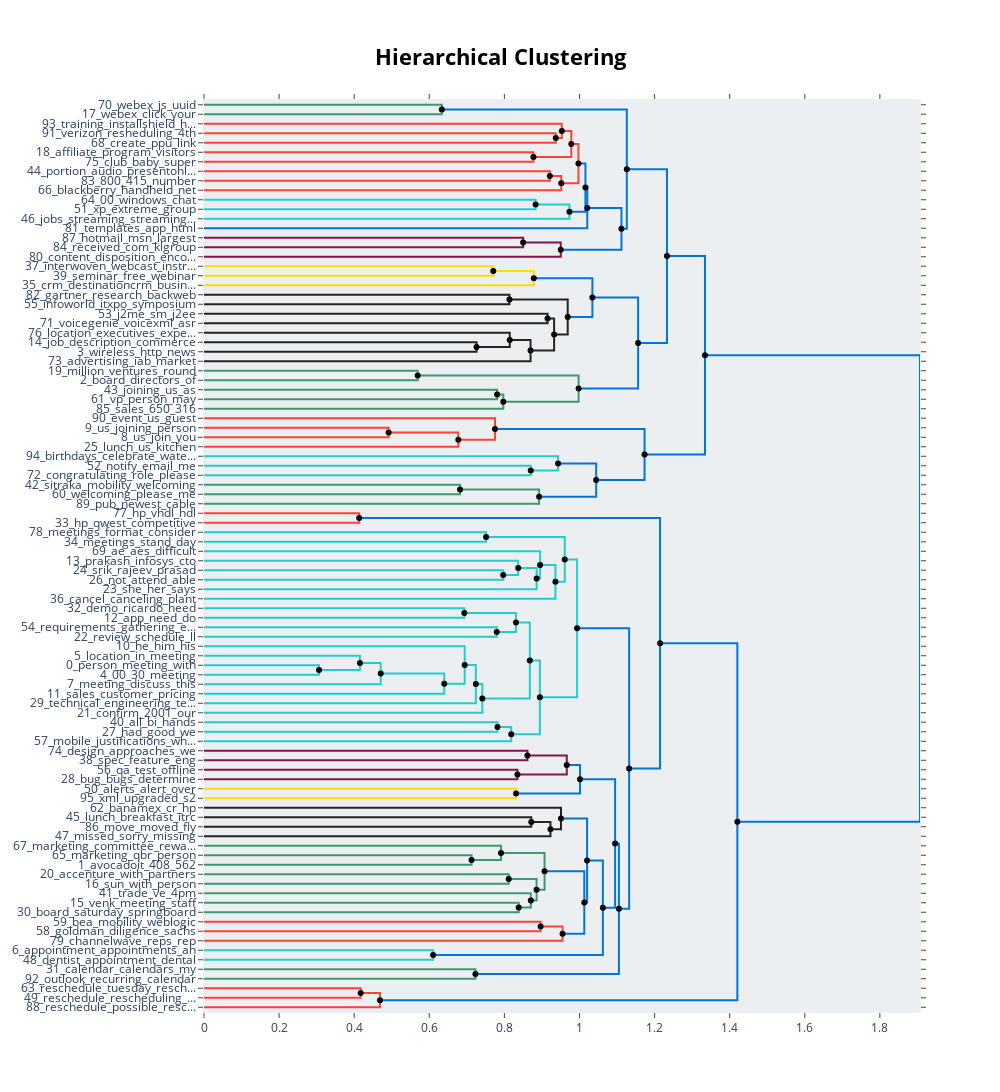

The code cell stored with this chart in its notebook:
### Code cell
topic_model.visualize_hierarchy(hierarchical_topics=hierarchical_topics)

### Figure 1 — Plotly figure (JSON) as saved in the notebook; plotly's stock layout.template omitted (floating-point values rounded to 4 significant figures)
{"data": [{"hoverinfo": "text", "marker": {"color": "rgb(61,153,112)"}, "mode": "lines", "text": ["webex_js_uuid_url_password", "", "", "webex_click_your_level_presentation"], "type": "scatter", "x": [0, 0.6333, 0.6333, 0], "xaxis": "x", "y": [-5, -5, -15, -15], "yaxis": "y"}, {"hoverinfo": "text", "marker": {"color": "rgb(255,65,54)"}, "mode": "lines", "text": ["verizon_resheduling_4th_dec_dummy", "", "", "create_ppu_link_entry_registration"], "type": "scatter", "x": [0, 0.9368, 0.9368, 0], "xaxis": "x", "y": [-35, -35, -45, -45], "yaxis": "y"}, {"hoverinfo": "text", "marker": {"color": "rgb(255,65,54)"}, "mode": "lines", "text": ["training_installshield_here_orientation_hello", "", "", "verizon_create_ppu_resheduling_link"], "type": "scatter", "x": [0, 0.9529, 0.9529, 0.9368], "xaxis": "x", "y": [-25, -25, -40, -40], "yaxis": "y"}, {"hoverinfo": "text", "marker": {"color": "rgb(255,65,54)"}, "mode": "lines", "text": ["affiliate_program_visitors_commission_earning", "", "", "club_baby_super_free_books"], "type": "scatter", "x": [0, 0.8774, 0.8774, 0], "xaxis": "x", "y": [-55, -55, -65, -65], "yaxis": "y"}, {"hoverinfo": "text", "marker": {"color": "rgb(255,65,54)"}, "mode": "lines", "text": ["verizon_training_create_ppu_resheduling", "", "", "affiliate_program_visitors_commission_site"], "type": "scatter", "x": [0.9529, 0.9783, 0.9783, 0.8774], "xaxis": "x", "y": [-32.5, -32.5, -60, -60], "yaxis": "y"}, {"hoverinfo": "text", "marker": {"color": "rgb(255,65,54)"}, "mode": "lines", "text": ["portion_audio_presentonline_ten_conference", "", "", "800_415_number_st_suite"], "type": "scatter", "x": [0, 0.9211, 0.9211, 0], "xaxis": "x", "y": [-75, -75, -85, -85], "yaxis": "y"}, {"hoverinfo": "text", "marker": {"color": "rgb(255,65,54)"}, "mode": "lines", "text": ["portion_audio_presentonline_ten_conference", "", "", "blackberry_handheld_net_my_wireless"], "type": "scatter", "x": [0.9211, 0.9515, 0.9515, 0], "xaxis": "x", "y": [-80, -80, -95, -95], "yaxis": "y"}, {"hoverinfo": "text", "marker": {"color": "rgb(255,65,54)"}, "mode": "lines", "text": ["affiliate_program_visitors_commission_site", "", "", "portion_blackberry_audio_handheld_presentonline"], "type": "scatter", "x": [0.9783, 0.9972, 0.9972, 0.9515], "xaxis": "x", "y": [-46.25, -46.25, -87.5, -87.5], "yaxis": "y"}, {"hoverinfo": "text", "marker": {"color": "rgb(35,205,205)"}, "mode": "lines", "text": ["00_windows_chat_visual_gmt", "", "", "xp_extreme_group_employer_interested"], "type": "scatter", "x": [0, 0.8831, 0.8831, 0], "xaxis": "x", "y": [-105, -105, -115, -115], "yaxis": "y"}, {"hoverinfo": "text", "marker": {"color": "rgb(35,205,205)"}, "mode": "lines", "text": ["xp_00_windows_chat_visual", "", "", "jobs_streaming_streamingmedia_media_corporation"], "type": "scatter", "x": [0.8831, 0.9733, 0.9733, 0], "xaxis": "x", "y": [-110, -110, -125, -125], "yaxis": "y"}, {"hoverinfo": "text", "marker": {"color": "rgb(0,116,217)"}, "mode": "lines", "text": ["affiliate_portion_blackberry_program_visitors", "", "", "jobs_streaming_streamingmedia_xp_media"], "type": "scatter", "x": [0.9972, 1.016, 1.016, 0.9733], "xaxis": "x", "y": [-66.88, -66.88, -117.5, -117.5], "yaxis": "y"}, {"hoverinfo": "text", "marker": {"color": "rgb(0,116,217)"}, "mode": "lines", "text": ["jobs_affiliate_streaming_portion_blackberry", "", "", "templates_app_html_src_usa"], "type": "scatter", "x": [1.016, 1.021, 1.021, 0], "xaxis": "x", "y": [-92.19, -92.19, -135, -135], "yaxis": "y"}, {"hoverinfo": "text", "marker": {"color": "rgb(133,20,75)"}, "mode": "lines", "text": ["hotmail_msn_largest_mail_world", "", "", "received_com_klgroup_esmtp_msdirect"], "type": "scatter", "x": [0, 0.8499, 0.8499, 0], "xaxis": "x", "y": [-145, -145, -155, -155], "yaxis": "y"}, {"hoverinfo": "text", "marker": {"color": "rgb(133,20,75)"}, "mode": "lines", "text": ["received_com_mail_klgroup_esmtp", "", "", "content_disposition_encoding_transfer_base64"], "type": "scatter", "x": [0.8499, 0.9502, 0.9502, 0], "xaxis": "x", "y": [-150, -150, -165, -165], "yaxis": "y"}, {"hoverinfo": "text", "marker": {"color": "rgb(0,116,217)"}, "mode": "lines", "text": ["templates_app_html_src_usa", "", "", "received_content_com_mail_klgroup"], "type": "scatter", "x": [1.021, 1.112, 1.112, 0.9502], "xaxis": "x", "y": [-113.6, -113.6, -157.5, -157.5], "yaxis": "y"}, {"hoverinfo": "text", "marker": {"color": "rgb(0,116,217)"}, "mode": "lines", "text": ["webex_password_click_confid_time", "", "", "templates_app_html_src_usa"], "type": "scatter", "x": [0.6333, 1.126, 1.126, 1.112], "xaxis": "x", "y": [-10, -10, -135.5, -135.5], "yaxis": "y"}, {"hoverinfo": "text", "marker": {"color": "rgb(255,220,0)"}, "mode": "lines", "text": ["interwoven_webcast_instructions_seminar_metatagger", "", "", "seminar_free_webinar_radview_web"], "type": "scatter", "x": [0, 0.7704, 0.7704, 0], "xaxis": "x", "y": [-175, -175, -185, -185], "yaxis": "y"}, {"hoverinfo": "text", "marker": {"color": "rgb(255,220,0)"}, "mode": "lines", "text": ["interwoven_seminar_webcast_free_web", "", "", "crm_destinationcrm_businesses_siebel_boards"], "type": "scatter", "x": [0.7704, 0.8784, 0.8784, 0], "xaxis": "x", "y": [-180, -180, -195, -195], "yaxis": "y"}, {"hoverinfo": "text", "marker": {"color": "rgb(40,35,35)"}, "mode": "lines", "text": ["gartner_research_backweb_register_vice", "", "", "infoworld_itxpo_symposium_topic_forums"], "type": "scatter", "x": [0, 0.8135, 0.8135, 0], "xaxis": "x", "y": [-205, -205, -215, -215], "yaxis": "y"}, {"hoverinfo": "text", "marker": {"color": "rgb(40,35,35)"}, "mode": "lines", "text": ["j2me_sm_j2ee_jcp_jrun", "", "", "voicegenie_voicexml_asr_voice_gateway"], "type": "scatter", "x": [0, 0.915, 0.915, 0], "xaxis": "x", "y": [-225, -225, -235, -235], "yaxis": "y"}, {"hoverinfo": "text", "marker": {"color": "rgb(40,35,35)"}, "mode": "lines", "text": ["job_description_commerce_business_company", "", "", "wireless_http_news_allnetdevices_ee882a5"], "type": "scatter", "x": [0, 0.7259, 0.7259, 0], "xaxis": "x", "y": [-255, -255, -265, -265], "yaxis": "y"}, {"hoverinfo": "text", "marker": {"color": "rgb(40,35,35)"}, "mode": "lines", "text": ["location_executives_experienced_come_in", "", "", "wireless_http_news_allnetdevices_ee882a5"], "type": "scatter", "x": [0, 0.8143, 0.8143, 0.7259], "xaxis": "x", "y": [-245, -245, -260, -260], "yaxis": "y"}, {"hoverinfo": "text", "marker": {"color": "rgb(40,35,35)"}, "mode": "lines", "text": ["wireless_http_news_allnetdevices_ee882a5", "", "", "advertising_iab_market_audiences_advertisers"], "type": "scatter", "x": [0.8143, 0.8697, 0.8697, 0], "xaxis": "x", "y": [-252.5, -252.5, -275, -275], "yaxis": "y"}, {"hoverinfo": "text", "marker": {"color": "rgb(40,35,35)"}, "mode": "lines", "text": ["voicegenie_voicexml_j2me_sm_j2ee", "", "", "wireless_http_news_allnetdevices_ee882a5"], "type": "scatter", "x": [0.915, 0.9324, 0.9324, 0.8697], "xaxis": "x", "y": [-230, -230, -263.8, -263.8], "yaxis": "y"}, {"hoverinfo": "text", "marker": {"color": "rgb(40,35,35)"}, "mode": "lines", "text": ["infoworld_gartner_itxpo_symposium_analysts", "", "", "wireless_http_news_allnetdevices_internet"], "type": "scatter", "x": [0.8135, 0.9686, 0.9686, 0.9324], "xaxis": "x", "y": [-210, -210, -246.9, -246.9], "yaxis": "y"}, {"hoverinfo": "text", "marker": {"color": "rgb(0,116,217)"}, "mode": "lines", "text": ["interwoven_crm_seminar_free_webcast", "", "", "http_wireless_news_allnetdevices_com"], "type": "scatter", "x": [0.8784, 1.034, 1.034, 0.9686], "xaxis": "x", "y": [-187.5, -187.5, -228.4, -228.4], "yaxis": "y"}, {"hoverinfo": "text", "marker": {"color": "rgb(61,153,112)"}, "mode": "lines", "text": ["million_ventures_round_investors_capital", "", "", "board_directors_of_president_person"], "type": "scatter", "x": [0, 0.5692, 0.5692, 0], "xaxis": "x", "y": [-285, -285, -295, -295], "yaxis": "y"}, {"hoverinfo": "text", "marker": {"color": "rgb(61,153,112)"}, "mode": "lines", "text": ["joining_us_as_consultant_joined", "", "", "vp_person_may_analysts_development"], "type": "scatter", "x": [0, 0.7806, 0.7806, 0], "xaxis": "x", "y": [-305, -305, -315, -315], "yaxis": "y"}, {"hoverinfo": "text", "marker": {"color": "rgb(61,153,112)"}, "mode": "lines", "text": ["vp_person_may_development_analysts", "", "", "sales_650_316_wealthy_vp"], "type": "scatter", "x": [0.7806, 0.7971, 0.7971, 0], "xaxis": "x", "y": [-310, -310, -325, -325], "yaxis": "y"}, {"hoverinfo": "text", "marker": {"color": "rgb(61,153,112)"}, "mode": "lines", "text": ["board_directors_of_president_person", "", "", "vp_person_joining_may_sales"], "type": "scatter", "x": [0.5692, 0.9976, 0.9976, 0.7971], "xaxis": "x", "y": [-290, -290, -317.5, -317.5], "yaxis": "y"}, {"hoverinfo": "text", "marker": {"color": "rgb(0,116,217)"}, "mode": "lines", "text": ["http_wireless_news_com_allnetdevices", "", "", "board_directors_of_person_president"], "type": "scatter", "x": [1.034, 1.156, 1.156, 0.9976], "xaxis": "x", "y": [-208.0, -208.0, -303.8, -303.8], "yaxis": "y"}, {"hoverinfo": "text", "marker": {"color": "rgb(0,116,217)"}, "mode": "lines", "text": ["templates_app_html_src_usa", "", "", "http_of_board_wireless_com"], "type": "scatter", "x": [1.126, 1.233, 1.233, 1.156], "xaxis": "x", "y": [-72.77, -72.77, -255.9, -255.9], "yaxis": "y"}, {"hoverinfo": "text", "marker": {"color": "rgb(255,65,54)"}, "mode": "lines", "text": ["us_joining_person_join_be", "", "", "us_join_you_hope_if"], "type": "scatter", "x": [0, 0.4917, 0.4917, 0], "xaxis": "x", "y": [-345, -345, -355, -355], "yaxis": "y"}, {"hoverinfo": "text", "marker": {"color": "rgb(255,65,54)"}, "mode": "lines", "text": ["us_join_you_joining_be", "", "", "lunch_us_kitchen_dinner_join"], "type": "scatter", "x": [0.4917, 0.6773, 0.6773, 0], "xaxis": "x", "y": [-350, -350, -365, -365], "yaxis": "y"}, {"hoverinfo": "text", "marker": {"color": "rgb(255,65,54)"}, "mode": "lines", "text": ["event_us_guest_gratitude_special", "", "", "us_join_you_joining_if"], "type": "scatter", "x": [0, 0.775, 0.775, 0.6773], "xaxis": "x", "y": [-335, -335, -357.5, -357.5], "yaxis": "y"}, {"hoverinfo": "text", "marker": {"color": "rgb(35,205,205)"}, "mode": "lines", "text": ["notify_email_me_please_any", "", "", "congratulating_role_please_me_his"], "type": "scatter", "x": [0, 0.8702, 0.8702, 0], "xaxis": "x", "y": [-385, -385, -395, -395], "yaxis": "y"}, {"hoverinfo": "text", "marker": {"color": "rgb(35,205,205)"}, "mode": "lines", "text": ["birthdays_celebrate_watermelon_occasion_wedding", "", "", "congratulating_notify_me_please_new"], "type": "scatter", "x": [0, 0.9431, 0.9431, 0.8702], "xaxis": "x", "y": [-375, -375, -390, -390], "yaxis": "y"}, {"hoverinfo": "text", "marker": {"color": "rgb(61,153,112)"}, "mode": "lines", "text": ["sitraka_mobility_welcoming_professional_sweetums", "", "", "welcoming_please_me_supporting_in"], "type": "scatter", "x": [0, 0.6819, 0.6819, 0], "xaxis": "x", "y": [-405, -405, -415, -415], "yaxis": "y"}, {"hoverinfo": "text", "marker": {"color": "rgb(61,153,112)"}, "mode": "lines", "text": ["sitraka_welcoming_mobility_me_please", "", "", "pub_newest_cable_sponsor_center"], "type": "scatter", "x": [0.6819, 0.8925, 0.8925, 0], "xaxis": "x", "y": [-410, -410, -425, -425], "yaxis": "y"}, {"hoverinfo": "text", "marker": {"color": "rgb(0,116,217)"}, "mode": "lines", "text": ["congratulating_notify_me_please_new", "", "", "welcoming_sitraka_mobility_pub_newest"], "type": "scatter", "x": [0.9431, 1.045, 1.045, 0.8925], "xaxis": "x", "y": [-382.5, -382.5, -417.5, -417.5], "yaxis": "y"}, {"hoverinfo": "text", "marker": {"color": "rgb(0,116,217)"}, "mode": "lines", "text": ["us_join_you_joining_be", "", "", "welcoming_sitraka_me_please_mobility"], "type": "scatter", "x": [0.775, 1.173, 1.173, 1.045], "xaxis": "x", "y": [-346.2, -346.2, -400, -400], "yaxis": "y"}, {"hoverinfo": "text", "marker": {"color": "rgb(0,116,217)"}, "mode": "lines", "text": ["html_templates_app_usa_src", "", "", "us_join_please_me_welcoming"], "type": "scatter", "x": [1.233, 1.334, 1.334, 1.173], "xaxis": "x", "y": [-164.3, -164.3, -373.1, -373.1], "yaxis": "y"}, {"hoverinfo": "text", "marker": {"color": "rgb(255,65,54)"}, "mode": "lines", "text": ["hp_vhdl_hdl_systemc_systemverilog", "", "", "hp_qwest_competitive_with_get"], "type": "scatter", "x": [0, 0.4133, 0.4133, 0], "xaxis": "x", "y": [-435, -435, -445, -445], "yaxis": "y"}, {"hoverinfo": "text", "marker": {"color": "rgb(35,205,205)"}, "mode": "lines", "text": ["meetings_format_consider_regular_people", "", "", "meetings_stand_day_standup_mins"], "type": "scatter", "x": [0, 0.7513, 0.7513, 0], "xaxis": "x", "y": [-455, -455, -465, -465], "yaxis": "y"}, {"hoverinfo": "text", "marker": {"color": "rgb(35,205,205)"}, "mode": "lines", "text": ["srik_rajeev_prasad_can_attend", "", "", "not_attend_able_be_conflict"], "type": "scatter", "x": [0, 0.7969, 0.7969, 0], "xaxis": "x", "y": [-495, -495, -505, -505], "yaxis": "y"}, {"hoverinfo": "text", "marker": {"color": "rgb(35,205,205)"}, "mode": "lines", "text": ["prakash_infosys_cto_and_meeting", "", "", "srik_rajeev_attend_not_able"], "type": "scatter", "x": [0, 0.8369, 0.8369, 0.7969], "xaxis": "x", "y": [-485, -485, -500, -500], "yaxis": "y"}, {"hoverinfo": "text", "marker": {"color": "rgb(35,205,205)"}, "mode": "lines", "text": ["prakash_rajeev_attend_srik_not", "", "", "she_her_says_has_then"], "type": "scatter", "x": [0.8369, 0.886, 0.886, 0], "xaxis": "x", "y": [-492.5, -492.5, -515, -515], "yaxis": "y"}, {"hoverinfo": "text", "marker": {"color": "rgb(35,205,205)"}, "mode": "lines", "text": ["ae_aes_difficult_sdrs_ep_style_guide", "", "", "prakash_she_her_attend_not"], "type": "scatter", "x": [0, 0.8952, 0.8952, 0.886], "xaxis": "x", "y": [-475, -475, -503.8, -503.8], "yaxis": "y"}, {"hoverinfo": "text", "marker": {"color": "rgb(35,205,205)"}, "mode": "lines", "text": ["prakash_she_her_attend_not", "", "", "cancel_canceling_plant_handset_cancelled"], "type": "scatter", "x": [0.8952, 0.936, 0.936, 0], "xaxis": "x", "y": [-489.4, -489.4, -525, -525], "yaxis": "y"}, {"hoverinfo": "text", "marker": {"color": "rgb(35,205,205)"}, "mode": "lines", "text": ["meetings_stand_day_regular_periodically", "", "", "prakash_she_her_not_attend"], "type": "scatter", "x": [0.7513, 0.9608, 0.9608, 0.936], "xaxis": "x", "y": [-460, -460, -507.2, -507.2], "yaxis": "y"}, {"hoverinfo": "text", "marker": {"color": "rgb(35,205,205)"}, "mode": "lines", "text": ["demo_ricardo_need_we_after", "", "", "app_need_do_we_give"], "type": "scatter", "x": [0, 0.6933, 0.6933, 0], "xaxis": "x", "y": [-535, -535, -545, -545], "yaxis": "y"}, {"hoverinfo": "text", "marker": {"color": "rgb(35,205,205)"}, "mode": "lines", "text": ["requirements_gathering_each_put_deliverables", "", "", "review_schedule_ll_tomorrow_model"], "type": "scatter", "x": [0, 0.7796, 0.7796, 0], "xaxis": "x", "y": [-555, -555, -565, -565], "yaxis": "y"}, {"hoverinfo": "text", "marker": {"color": "rgb(35,205,205)"}, "mode": "lines", "text": ["app_demo_need_we_do", "", "", "review_schedule_requirements_each_we"], "type": "scatter", "x": [0.6933, 0.8308, 0.8308, 0.7796], "xaxis": "x", "y": [-540, -540, -560, -560], "yaxis": "y"}, {"hoverinfo": "text", "marker": {"color": "rgb(35,205,205)"}, "mode": "lines", "text": ["person_meeting_with_up_set", "", "", "00_30_meeting_have_pm"], "type": "scatter", "x": [0, 0.3063, 0.3063, 0], "xaxis": "x", "y": [-595, -595, -605, -605], "yaxis": "y"}, {"hoverinfo": "text", "marker": {"color": "rgb(35,205,205)"}, "mode": "lines", "text": ["location_in_meeting_with_be", "", "", "meeting_person_have_00_with"], "type": "scatter", "x": [0, 0.4153, 0.4153, 0.3063], "xaxis": "x", "y": [-585, -585, -600, -600], "yaxis": "y"}, {"hoverinfo": "text", "marker": {"color": "rgb(35,205,205)"}, "mode": "lines", "text": ["meeting_location_person_have_with", "", "", "meeting_discuss_this_set_if"], "type": "scatter", "x": [0.4153, 0.4707, 0.4707, 0], "xaxis": "x", "y": [-592.5, -592.5, -615, -615], "yaxis": "y"}, {"hoverinfo": "text", "marker": {"color": "rgb(35,205,205)"}, "mode": "lines", "text": ["meeting_location_have_person_we", "", "", "sales_customer_pricing_we_training"], "type": "scatter", "x": [0.4707, 0.6399, 0.6399, 0], "xaxis": "x", "y": [-603.8, -603.8, -625, -625], "yaxis": "y"}, {"hoverinfo": "text", "marker": {"color": "rgb(35,205,205)"}, "mode": "lines", "text": ["he_him_his_meeting_has", "", "", "meeting_have_location_we_person"], "type": "scatter", "x": [0, 0.6943, 0.6943, 0.6399], "xaxis": "x", "y": [-575, -575, -614.4, -614.4], "yaxis": "y"}, {"hoverinfo": "text", "marker": {"color": "rgb(35,205,205)"}, "mode": "lines", "text": ["meeting_have_location_we_with", "", "", "technical_engineering_technology_detail_engineers"], "type": "scatter", "x": [0.6943, 0.724, 0.724, 0], "xaxis": "x", "y": [-594.7, -594.7, -635, -635], "yaxis": "y"}, {"hoverinfo": "text", "marker": {"color": "rgb(35,205,205)"}, "mode": "lines", "text": ["meeting_have_we_location_up", "", "", "confirm_2001_our_confirms_determined"], "type": "scatter", "x": [0.724, 0.7413, 0.7413, 0], "xaxis": "x", "y": [-614.8, -614.8, -645, -645], "yaxis": "y"}, {"hoverinfo": "text", "marker": {"color": "rgb(35,205,205)"}, "mode": "lines", "text": ["review_app_demo_we_need", "", "", "meeting_have_we_location_to"], "type": "scatter", "x": [0.8308, 0.8678, 0.8678, 0.7413], "xaxis": "x", "y": [-550, -550, -629.9, -629.9], "yaxis": "y"}, {"hoverinfo": "text", "marker": {"color": "rgb(35,205,205)"}, "mode": "lines", "text": ["all_bi_hands_weekly_manager", "", "", "had_good_we_meeting_great"], "type": "scatter", "x": [0, 0.7817, 0.7817, 0], "xaxis": "x", "y": [-655, -655, -665, -665], "yaxis": "y"}, {"hoverinfo": "text", "marker": {"color": "rgb(35,205,205)"}, "mode": "lines", "text": ["had_all_we_meeting_good", "", "", "mobile_justifications_where_speak_device"], "type": "scatter", "x": [0.7817, 0.8182, 0.8182, 0], "xaxis": "x", "y": [-660, -660, -675, -675], "yaxis": "y"}, {"hoverinfo": "text", "marker": {"color": "rgb(35,205,205)"}, "mode": "lines", "text": ["meeting_have_we_to_up", "", "", "had_we_mobile_all_meeting"], "type": "scatter", "x": [0.8678, 0.8945, 0.8945, 0.8182], "xaxis": "x", "y": [-590.0, -590.0, -667.5, -667.5], "yaxis": "y"}, {"hoverinfo": "text", "marker": {"color": "rgb(35,205,205)"}, "mode": "lines", "text": ["prakash_she_attend_not_her", "", "", "meeting_we_have_to_up"], "type": "scatter", "x": [0.9608, 0.9937, 0.9937, 0.8945], "xaxis": "x", "y": [-483.6, -483.6, -628.7, -628.7], "yaxis": "y"}, {"hoverinfo": "text", "marker": {"color": "rgb(133,20,75)"}, "mode": "lines", "text": ["design_approaches_we_choices_wallet", "", "", "spec_feature_eng_functional_specs"], "type": "scatter", "x": [0, 0.8614, 0.8614, 0], "xaxis": "x", "y": [-685, -685, -695, -695], "yaxis": "y"}, {"hoverinfo": "text", "marker": {"color": "rgb(133,20,75)"}, "mode": "lines", "text": ["qa_test_offline_dlj_should", "", "", "bug_bugs_determine_daily_fix"], "type": "scatter", "x": [0, 0.8347, 0.8347, 0], "xaxis": "x", "y": [-705, -705, -715, -715], "yaxis": "y"}, {"hoverinfo": "text", "marker": {"color": "rgb(133,20,75)"}, "mode": "lines", "text": ["spec_feature_eng_design_functional", "", "", "bug_bugs_qa_should_offline"], "type": "scatter", "x": [0.8614, 0.9662, 0.9662, 0.8347], "xaxis": "x", "y": [-690, -690, -710, -710], "yaxis": "y"}, {"hoverinfo": "text", "marker": {"color": "rgb(255,220,0)"}, "mode": "lines", "text": ["alerts_alert_over_go_possible", "", "", "xml_upgraded_s2_demo_ffa"], "type": "scatter", "x": [0, 0.8312, 0.8312, 0], "xaxis": "x", "y": [-725, -725, -735, -735], "yaxis": "y"}, {"hoverinfo": "text", "marker": {"color": "rgb(0,116,217)"}, "mode": "lines", "text": ["spec_bug_bugs_qa_feature", "", "", "alerts_xml_alert_et_setup"], "type": "scatter", "x": [0.9662, 1.001, 1.001, 0.8312], "xaxis": "x", "y": [-700, -700, -730, -730], "yaxis": "y"}, {"hoverinfo": "text", "marker": {"color": "rgb(40,35,35)"}, "mode": "lines", "text": ["lunch_breakfast_itrc_ball_30am", "", "", "move_moved_fly_say_thrsday"], "type": "scatter", "x": [0, 0.8716, 0.8716, 0], "xaxis": "x", "y": [-755, -755, -765, -765], "yaxis": "y"}, {"hoverinfo": "text", "marker": {"color": "rgb(40,35,35)"}, "mode": "lines", "text": ["lunch_breakfast_move_itrc_moved", "", "", "missed_sorry_missing_ruyben_did"], "type": "scatter", "x": [0.8716, 0.9227, 0.9227, 0], "xaxis": "x", "y": [-760, -760, -775, -775], "yaxis": "y"}, {"hoverinfo": "text", "marker": {"color": "rgb(40,35,35)"}, "mode": "lines", "text": ["banamex_cr_hp_phase_demo", "", "", "lunch_missed_sorry_breakfast_move"], "type": "scatter", "x": [0, 0.9508, 0.9508, 0.9227], "xaxis": "x", "y": [-745, -745, -767.5, -767.5], "yaxis": "y"}, {"hoverinfo": "text", "marker": {"color": "rgb(61,153,112)"}, "mode": "lines", "text": ["marketing_qbr_person_side_progress", "", "", "avocadoit_408_562_location_inc"], "type": "scatter", "x": [0, 0.7126, 0.7126, 0], "xaxis": "x", "y": [-795, -795, -805, -805], "yaxis": "y"}, {"hoverinfo": "text", "marker": {"color": "rgb(61,153,112)"}, "mode": "lines", "text": ["marketing_committee_rewarding_participating_tie", "", "", "avocadoit_408_562_location_person"], "type": "scatter", "x": [0, 0.7909, 0.7909, 0.7126], "xaxis": "x", "y": [-785, -785, -800, -800], "yaxis": "y"}, {"hoverinfo": "text", "marker": {"color": "rgb(61,153,112)"}, "mode": "lines", "text": ["accenture_with_partners_in_meetings", "", "", "sun_with_person_meeting_reps"], "type": "scatter", "x": [0, 0.8115, 0.8115, 0], "xaxis": "x", "y": [-815, -815, -825, -825], "yaxis": "y"}, {"hoverinfo": "text", "marker": {"color": "rgb(61,153,112)"}, "mode": "lines", "text": ["venk_meeting_staff_with_up", "", "", "board_saturday_springboard_second_mckenna"], "type": "scatter", "x": [0, 0.8381, 0.8381, 0], "xaxis": "x", "y": [-845, -845, -855, -855], "yaxis": "y"}, {"hoverinfo": "text", "marker": {"color": "rgb(61,153,112)"}, "mode": "lines", "text": ["trade_ve_4pm_got_fri", "", "", "venk_board_meeting_saturday_friday"], "type": "scatter", "x": [0, 0.8704, 0.8704, 0.8381], "xaxis": "x", "y": [-835, -835, -850, -850], "yaxis": "y"}, {"hoverinfo": "text", "marker": {"color": "rgb(61,153,112)"}, "mode": "lines", "text": ["sun_accenture_with_person_meeting", "", "", "venk_trade_board_meeting_saturday"], "type": "scatter", "x": [0.8115, 0.8857, 0.8857, 0.8704], "xaxis": "x", "y": [-820, -820, -842.5, -842.5], "yaxis": "y"}, {"hoverinfo": "text", "marker": {"color": "rgb(61,153,112)"}, "mode": "lines", "text": ["avocadoit_408_562_location_person", "", "", "venk_sun_accenture_with_meeting"], "type": "scatter", "x": [0.7909, 0.907, 0.907, 0.8857], "xaxis": "x", "y": [-792.5, -792.5, -831.2, -831.2], "yaxis": "y"}, {"hoverinfo": "text", "marker": {"color": "rgb(255,65,54)"}, "mode": "lines", "text": ["bea_mobility_weblogic_legal_channel", "", "", "goldman_diligence_sachs_process_due"], "type": "scatter", "x": [0, 0.8965, 0.8965, 0], "xaxis": "x", "y": [-865, -865, -875, -875], "yaxis": "y"}, {"hoverinfo": "text", "marker": {"color": "rgb(255,65,54)"}, "mode": "lines", "text": ["bea_goldman_with_diligence_sachs", "", "", "channelwave_reps_rep_individual_partner"], "type": "scatter", "x": [0.8965, 0.9549, 0.9549, 0], "xaxis": "x", "y": [-870, -870, -885, -885], "yaxis": "y"}, {"hoverinfo": "text", "marker": {"color": "rgb(0,116,217)"}, "mode": "lines", "text": ["avocadoit_408_562_sun_location", "", "", "bea_goldman_channelwave_reps_ep"], "type": "scatter", "x": [0.907, 1.013, 1.013, 0.9549], "xaxis": "x", "y": [-811.9, -811.9, -877.5, -877.5], "yaxis": "y"}, {"hoverinfo": "text", "marker": {"color": "rgb(0,116,217)"}, "mode": "lines", "text": ["banamex_lunch_missed_sorry_breakfast", "", "", "avocadoit_408_562_sun_location"], "type": "scatter", "x": [0.9508, 1.02, 1.02, 1.013], "xaxis": "x", "y": [-756.2, -756.2, -844.7, -844.7], "yaxis": "y"}, {"hoverinfo": "text", "marker": {"color": "rgb(35,205,205)"}, "mode": "lines", "text": ["appointment_appointments_an_doctor_have", "", "", "dentist_appointment_dental_conventional_serviced"], "type": "scatter", "x": [0, 0.6102, 0.6102, 0], "xaxis": "x", "y": [-895, -895, -905, -905], "yaxis": "y"}, {"hoverinfo": "text", "marker": {"color": "rgb(0,116,217)"}, "mode": "lines", "text": ["avocadoit_408_562_sun_location", "", "", "appointment_appointments_an_doctor_have"], "type": "scatter", "x": [1.02, 1.062, 1.062, 0.6102], "xaxis": "x", "y": [-800.5, -800.5, -900, -900], "yaxis": "y"}, {"hoverinfo": "text", "marker": {"color": "rgb(0,116,217)"}, "mode": "lines", "text": ["spec_bug_bugs_qa_alerts", "", "", "avocadoit_appointment_408_562_person"], "type": "scatter", "x": [1.001, 1.095, 1.095, 1.062], "xaxis": "x", "y": [-715, -715, -850.2, -850.2], "yaxis": "y"}, {"hoverinfo": "text", "marker": {"color": "rgb(61,153,112)"}, "mode": "lines", "text": ["calendar_calendars_my_your_ve", "", "", "outlook_recurring_calendar_invitees_announcements"], "type": "scatter", "x": [0, 0.723, 0.723, 0], "xaxis": "x", "y": [-915, -915, -925, -925], "yaxis": "y"}, {"hoverinfo": "text", "marker": {"color": "rgb(0,116,217)"}, "mode": "lines", "text": ["avocadoit_appointment_408_562_with", "", "", "calendar_calendars_outlook_my_recurring"], "type": "scatter", "x": [1.095, 1.105, 1.105, 0.723], "xaxis": "x", "y": [-782.6, -782.6, -920, -920], "yaxis": "y"}, {"hoverinfo": "text", "marker": {"color": "rgb(0,116,217)"}, "mode": "lines", "text": ["meeting_have_we_to_up", "", "", "avocadoit_appointment_408_562_with"], "type": "scatter", "x": [0.9937, 1.132, 1.132, 1.105], "xaxis": "x", "y": [-556.2, -556.2, -851.3, -851.3], "yaxis": "y"}, {"hoverinfo": "text", "marker": {"color": "rgb(0,116,217)"}, "mode": "lines", "text": ["hp_with_vhdl_hpc_get", "", "", "meeting_avocadoit_have_we_to"], "type": "scatter", "x": [0.4133, 1.215, 1.215, 1.132], "xaxis": "x", "y": [-440, -440, -703.7, -703.7], "yaxis": "y"}, {"hoverinfo": "text", "marker": {"color": "rgb(255,65,54)"}, "mode": "lines", "text": ["reschedule_tuesday_rescheduling_rescheduled_she", "", "", "reschedule_rescheduling_conflicting_meeting_mangement"], "type": "scatter", "x": [0, 0.4172, 0.4172, 0], "xaxis": "x", "y": [-935, -935, -945, -945], "yaxis": "y"}, {"hoverinfo": "text", "marker": {"color": "rgb(255,65,54)"}, "mode": "lines", "text": ["reschedule_rescheduling_conflicting_rescheduled_meeting", "", "", "reschedule_possible_rescedule_day_re"], "type": "scatter", "x": [0.4172, 0.4687, 0.4687, 0], "xaxis": "x", "y": [-940, -940, -955, -955], "yaxis": "y"}, {"hoverinfo": "text", "marker": {"color": "rgb(0,116,217)"}, "mode": "lines", "text": ["meeting_avocadoit_have_we_to", "", "", "reschedule_rescheduling_conflicting_meeting_possible"], "type": "scatter", "x": [1.215, 1.42, 1.42, 0.4687], "xaxis": "x", "y": [-571.9, -571.9, -947.5, -947.5], "yaxis": "y"}, {"hoverinfo": "text", "marker": {"color": "rgb(0,116,217)"}, "mode": "lines", "text": ["html_templates_app_usa_src", "", "", "meeting_avocadoit_have_to_we"], "type": "scatter", "x": [1.334, 1.907, 1.907, 1.42], "xaxis": "x", "y": [-268.7, -268.7, -759.7, -759.7], "yaxis": "y"}, {"hoverinfo": "text", "hovertext": ["verizon_training_create_ppu_resheduling", "portion_audio_presentonline_ten_conference", "affiliate_program_visitors_commission_site", "xp_00_windows_chat_visual", "affiliate_portion_blackberry_program_visitors", "jobs_affiliate_streaming_portion_blackberry", "received_com_mail_klgroup_esmtp", "templates_app_html_src_usa", "webex_password_click_confid_time", "interwoven_seminar_webcast_free_web", "wireless_http_news_allnetdevices_ee882a5", "voicegenie_voicexml_j2me_sm_j2ee", "infoworld_gartner_itxpo_symposium_analysts", "interwoven_crm_seminar_free_webcast", "vp_person_may_development_analysts", "board_directors_of_president_person", "http_wireless_news_com_allnetdevices", "templates_app_html_src_usa", "us_join_you_joining_be", "sitraka_welcoming_mobility_me_please", "congratulating_notify_me_please_new", "us_join_you_joining_be", "html_templates_app_usa_src", "prakash_rajeev_attend_srik_not", "prakash_she_her_attend_not", "meetings_stand_day_regular_periodically", "app_demo_need_we_do", "meeting_location_person_have_with", "meeting_location_have_person_we", "meeting_have_location_we_with", "meeting_have_we_location_up", "review_app_demo_we_need", "had_all_we_meeting_good", "meeting_have_we_to_up", "prakash_she_attend_not_her", "spec_feature_eng_design_functional", "spec_bug_bugs_qa_feature", "lunch_breakfast_move_itrc_moved", "sun_accenture_with_person_meeting", "avocadoit_408_562_location_person", "bea_goldman_with_diligence_sachs", "avocadoit_408_562_sun_location", "banamex_lunch_missed_sorry_breakfast", "avocadoit_408_562_sun_location", "spec_bug_bugs_qa_alerts", "avocadoit_appointment_408_562_with", "meeting_have_we_to_up", "hp_with_vhdl_hpc_get", "reschedule_rescheduling_conflicting_rescheduled_meeting", "meeting_avocadoit_have_we_to", "html_templates_app_usa_src"], "marker": {"color": "black"}, "mode": "markers", "showlegend": false, "type": "scatter", "x": [0.9529, 0.9211, 0.9783, 0.8831, 0.9972, 1.016, 0.8499, 1.021, 0.6333, 0.7704, 0.8143, 0.915, 0.8135, 0.8784, 0.7806, 0.5692, 1.034, 1.126, 0.4917, 0.6819, 0.9431, 0.775, 1.233, 0.8369, 0.8952, 0.7513, 0.6933, 0.4153, 0.4707, 0.6943, 0.724, 0.8308, 0.7817, 0.8678, 0.9608, 0.8614, 0.9662, 0.8716, 0.8115, 0.7909, 0.8965, 0.907, 0.9508, 1.02, 1.001, 1.095, 0.9937, 0.4133, 0.4172, 1.215, 1.334], "y": [-32.5, -80, -46.25, -110, -66.88, -92.19, -150, -113.6, -10, -180, -252.5, -230, -210, -187.5, -310, -290, -208.0, -72.77, -350, -410, -382.5, -346.2, -164.3, -492.5, -489.4, -460, -540, -592.5, -603.8, -594.7, -614.8, -550, -660, -590.0, -483.6, -690, -700, -760, -820, -792.5, -870, -811.9, -756.2, -800.5, -715, -782.6, -556.2, -440, -940, -571.9, -268.7]}, {"hoverinfo": "text", "hovertext": ["verizon_create_ppu_resheduling_link", "affiliate_program_visitors_commission_site", "portion_blackberry_audio_handheld_presentonline", "jobs_streaming_streamingmedia_xp_media", "received_content_com_mail_klgroup", "templates_app_html_src_usa", "wireless_http_news_allnetdevices_ee882a5", "wireless_http_news_allnetdevices_ee882a5", "wireless_http_news_allnetdevices_internet", "http_wireless_news_allnetdevices_com", "vp_person_joining_may_sales", "board_directors_of_person_president", "http_of_board_wireless_com", "us_join_you_joining_if", "congratulating_notify_me_please_new", "welcoming_sitraka_mobility_pub_newest", "welcoming_sitraka_me_please_mobility", "us_join_please_me_welcoming", "srik_rajeev_attend_not_able", "prakash_she_her_attend_not", "prakash_she_her_not_attend", "review_schedule_requirements_each_we", "meeting_person_have_00_with", "meeting_have_location_we_person", "meeting_have_we_location_to", "had_we_mobile_all_meeting", "meeting_we_have_to_up", "bug_bugs_qa_should_offline", "alerts_xml_alert_et_setup", "lunch_missed_sorry_breakfast_move", "avocadoit_408_562_location_person", "venk_board_meeting_saturday_friday", "venk_trade_board_meeting_saturday", "venk_sun_accenture_with_meeting", "bea_goldman_channelwave_reps_ep", "avocadoit_408_562_sun_location", "appointment_appointments_an_doctor_have", "avocadoit_appointment_408_562_person", "calendar_calendars_outlook_my_recurring", "avocadoit_appointment_408_562_with", "meeting_avocadoit_have_we_to", "reschedule_rescheduling_conflicting_meeting_possible", "meeting_avocadoit_have_to_we"], "marker": {"color": "black"}, "mode": "markers", "showlegend": false, "type": "scatter", "x": [0.9368, 0.8774, 0.9515, 0.9733, 0.9502, 1.112, 0.7259, 0.8697, 0.9324, 0.9686, 0.7971, 0.9976, 1.156, 0.6773, 0.8702, 0.8925, 1.045, 1.173, 0.7969, 0.886, 0.936, 0.7796, 0.3063, 0.6399, 0.7413, 0.8182, 0.8945, 0.8347, 0.8312, 0.9227, 0.7126, 0.8381, 0.8704, 0.8857, 0.9549, 1.013, 0.6102, 1.062, 0.723, 1.105, 1.132, 0.4687, 1.42], "y": [-40, -60, -87.5, -117.5, -157.5, -135.5, -260, -263.8, -246.9, -228.4, -317.5, -303.8, -255.9, -357.5, -390, -417.5, -400, -373.1, -500, -503.8, -507.2, -560, -600, -614.4, -629.9, -667.5, -628.7, -710, -730, -767.5, -800, -850, -842.5, -831.2, -877.5, -844.7, -900, -850.2, -920, -851.3, -703.7, -947.5, -759.7]}], "layout": {"autosize": false, "height": 1640, "hoverlabel": {"bgcolor": "white", "font": {"family": "Rockwell", "size": 16}}, "hovermode": "closest", "plot_bgcolor": "#ECEFF1", "showlegend": false, "title": {"font": {"color": "Black", "size": 22}, "text": "<b>Hierarchical Clustering</b>", "x": 0.5, "xanchor": "center", "yanchor": "top"}, "width": 1000, "xaxis": {"mirror": "allticks", "rangemode": "tozero", "showgrid": false, "showline": true, "showticklabels": true, "ticks": "outside", "type": "linear", "zeroline": false}, "yaxis": {"mirror": "allticks", "range": [-960, 0], "rangemode": "tozero", "showgrid": false, "showline": true, "showticklabels": true, "tickmode": "array", "ticks": "outside", "ticktext": ["70_webex_js_uuid", "17_webex_click_your", "93_training_installshield_h...", "91_verizon_resheduling_4th", "68_create_ppu_link", "18_affiliate_program_visitors", "75_club_baby_super", "44_portion_audio_presentonl...", "83_800_415_number", "66_blackberry_handheld_net", "64_00_windows_chat", "51_xp_extreme_group", "46_jobs_streaming_streaming...", "81_templates_app_html", "87_hotmail_msn_largest", "84_received_com_klgroup", "80_content_disposition_enco...", "37_interwoven_webcast_instr...", "39_seminar_free_webinar", "35_crm_destinationcrm_busin...", "82_gartner_research_backweb", "55_infoworld_itxpo_symposium", "53_j2me_sm_j2ee", "71_voicegenie_voicexml_asr", "76_location_executives_expe...", "14_job_description_commerce", "3_wireless_http_news", "73_advertising_iab_market", "19_million_ventures_round", "2_board_directors_of", "43_joining_us_as", "61_vp_person_may", "85_sales_650_316", "90_event_us_guest", "9_us_joining_person", "8_us_join_you", "25_lunch_us_kitchen", "94_birthdays_celebrate_wate...", "52_notify_email_me", "72_congratulating_role_please", "42_sitraka_mobility_welcoming", "60_welcoming_please_me", "89_pub_newest_cable", "77_hp_vhdl_hdl", "33_hp_qwest_competitive", "78_meetings_format_consider", "34_meetings_stand_day", "69_ae_aes_difficult", "13_prakash_infosys_cto", "24_srik_rajeev_prasad", "26_not_attend_able", "23_she_her_says", "36_cancel_canceling_plant", "32_demo_ricardo_need", "12_app_need_do", "54_requirements_gathering_e...", "22_review_schedule_ll", "10_he_him_his", "5_location_in_meeting", "0_person_meeting_with", "4_00_30_meeting", "7_meeting_discuss_this", "11_sales_customer_pricing", "29_technical_engineering_te...", "21_confirm_2001_our", "40_all_bi_hands", "27_had_good_we", "57_mobile_justifications_wh...", "74_design_approaches_we", "38_spec_feature_eng", "56_qa_test_offline", "28_bug_bugs_determine", "50_alerts_alert_over", "95_xml_upgraded_s2", "62_banamex_cr_hp", "45_lunch_breakfast_itrc", "86_move_moved_fly", "47_missed_sorry_missing", "67_marketing_committee_rewa...", "65_marketing_qbr_person", "1_avocadoit_408_562", "20_accenture_with_partners", "16_sun_with_person", "41_trade_ve_4pm", "15_venk_meeting_staff", "30_board_saturday_springboard", "59_bea_mobility_weblogic", "58_goldman_diligence_sachs", "79_channelwave_reps_rep", "6_appointment_appointments_an", "48_dentist_appointment_dental", "31_calendar_calendars_my", "92_outlook_recurring_calendar", "63_reschedule_tuesday_resch...", "49_reschedule_rescheduling_...", "88_reschedule_possible_resc..."], "tickvals": [-5, -15, -25, -35, -45, -55, -65, -75, -85, -95, -105, -115, -125, -135, -145, -155, -165, -175, -185, -195, -205, -215, -225, -235, -245, -255, -265, -275, -285, -295, -305, -315, -325, -335, -345, -355, -365, -375, -385, -395, -405, -415, -425, -435, -445, -455, -465, -475, -485, -495, -505, -515, -525, -535, -545, -555, -565, -575, -585, -595, -605, -615, -625, -635, -645, -655, -665, -675, -685, -695, -705, -715, -725, -735, -745, -755, -765, -775, -785, -795, -805, -815, -825, -835, -845, -855, -865, -875, -885, -895, -905, -915, -925, -935, -945, -955], "type": "linear", "zeroline": false}}}
